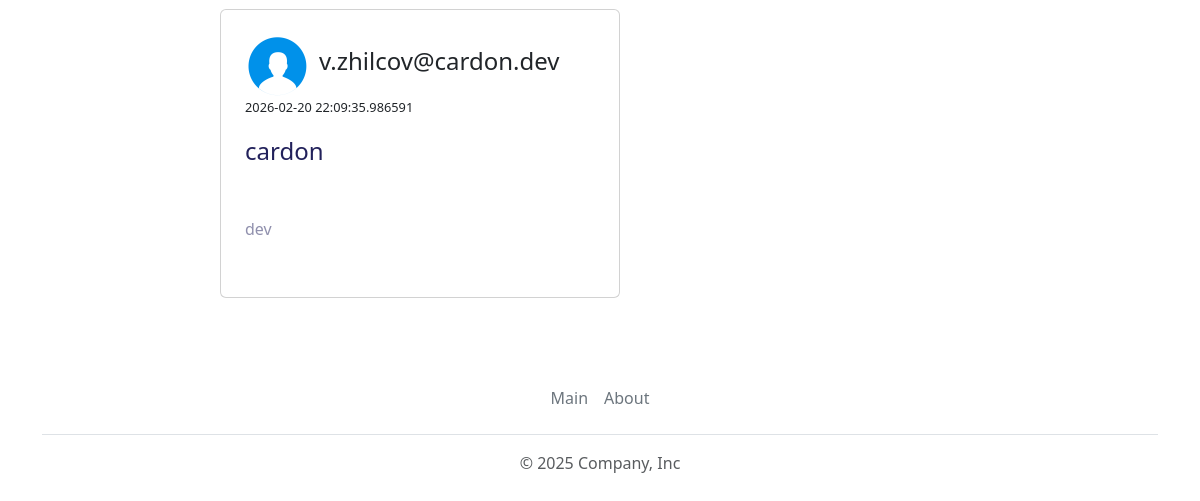
Page /allposts (signed in, lower part) on the earlier database version.
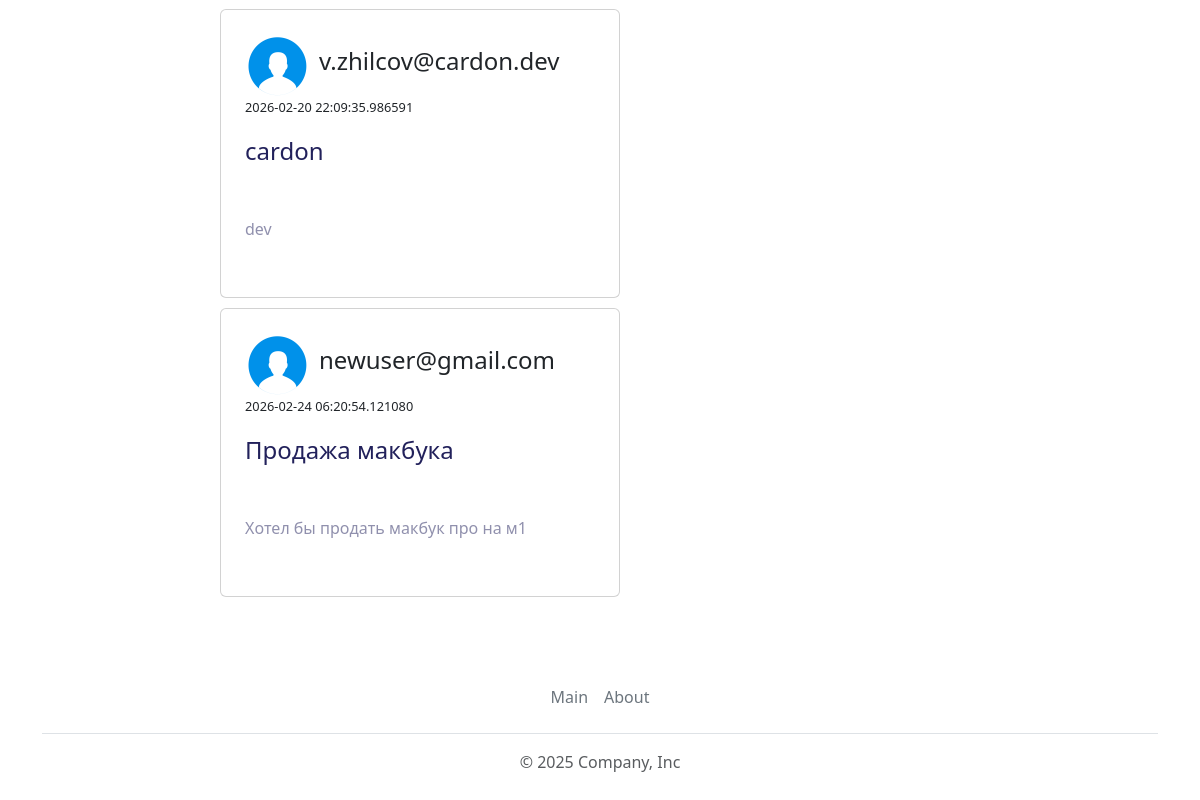
Same page on the later database version.
### models.py (models this page shows)
class Post(db.Model):
    __tablename__ = 'posts'
    id = db.Column(db.Integer, primary_key=True)
    title = db.Column(db.String(300), nullable=False)
    text = db.Column(db.Text, nullable=False)
    user_id = db.Column(db.Integer, db.ForeignKey('users.id'))
    user = db.relationship('User', back_populates='posts')
    created_at = db.Column(db.DateTime, default=datetime.datetime.utcnow())

class User(db.Model):
    __tablename__ = 'users'
    id = db.Column(db.Integer, primary_key=True)
    email =db.Column(db.String(300), nullable=False)
    password =db.Column(db.String(300), nullable=False)
    posts = db.relationship('Post', back_populates='user')

### main.py (the view)
    def decorator(*args, **kwargs):
        token = context.token
        if token is None:
            return "<h1>Необходимо авторизоваться</h1>"
        try:
            jwt.decode(token, app.config['secret_key'], algorithms="HS256")
            return func(*args, **kwargs)
        except Exception as e:
            return "<h1> При проверке подлинности произошла ошибка, выполните вход в систему заново </h1>"

### context.py (called while the page is built)
    @property
    def is_authorized(self):
        return self.__is_authorized

    @property
    def token(self):
        return self.__token

    @posts.setter
    def posts(self, posts):
        self.__posts = posts

### controller.py (called while the page is built)
    def get_all_posts(self):
        try:
            posts = Post.query.all()
            print("get_all")
            print(posts)
            return {
                'code' : '0',
                'posts' : posts
            }
        except:
            return {
                'code': 'unknown'
            }

### main.py (called while the page is built)
@app.before_request
def clear():
    print(request.cookies)

@app.context_processor
def inject_globals():
    return dict(
        context=context
    )

def token_required(func):
    def decorator(*args, **kwargs):
        token = context.token
        if token is None:
            return "<h1>Необходимо авторизоваться</h1>"
        try:
            jwt.decode(token, app.config['secret_key'], algorithms="HS256")
            return func(*args, **kwargs)
        except Exception as e:
            return "<h1> При проверке подлинности произошла ошибка, выполните вход в систему заново </h1>"
    decorator.__name__ = func.__name__
    return decorator

@app.route("/allposts", methods=['POST', 'GET'])
@token_required
def allposts():
    if request.method == 'POST':
        author, title = request.form['author'], request.form['title']
        filtered_posts = filter_posts(author, title, context.posts)
        return render_template('posts.html', posts=filtered_posts, my=False)
    data = controller.get_all_posts()
    if data['code'] == '0':
        context.posts = data['posts']
        return render_template('posts.html', posts=data['posts'], my=False)
    return handler.throw_error(data['code'])

### templates/posts.html (shortened to what this page needs)
{% extends 'base.html' %}
{% block content %}
<div class="all_posts">
{% for post in posts %}
  <div class="card">
        <div class="card_header">
            <img class="user_icon" src="{{ url_for ('static', filename = 'img/user_icon.png')}}">
            <h4 class="author_name">{{ post.user.email }}</h4>
        </div>
        <span class="blog-time">{{ post.created_at }}</span>
        <p class="blog-title">{{ post.title }}</p>
        <p class="description">{{ post.text }}</p>
  </div>
{% endfor %}
</div>
{% endblock %}

### templates/base.html (shortened to what this page needs)
<!doctype html>
<html lang="en">
<head>
    <link rel="stylesheet" href="{{ url_for('static', filename='css/main.css') }}">
    <link rel="stylesheet" href="{{ url_for('static', filename='css/create.css') }}">
  <link rel="stylesheet" href="{{ url_for('static', filename='css/post.css') }}">
    <link
            href="https://cdn.jsdelivr.net/npm/bootstrap@5.3.8/dist/css/bootstrap.min.css"
            rel="stylesheet"
>
</head>
<body>
<div class="container">
<div class="page">
    <div class="content">
        {% block content %}{% endblock %}
    </div>
    <footer class="py-3 my-4">
        <ul class="nav justify-content-center border-bottom pb-3 mb-3">
            <li><a href="{{ url_for('index') }}" class="nav-link px-2 text-secondary">Main</a></li>
            <li><a href="{{ url_for('about') }}" class="nav-link px-2 text-secondary">About</a></li>
        </ul>
        <p class="text-center text-body-secondary">© 2025 Company, Inc</p>
    </footer>
</div>
</div>
</body>
</html>

### static/css/main.css (style rules this page uses)
body { margin:0; }
*, *:before, *:after { box-sizing: border-box; }
.page { overflow: hidden; display:flex; flex-direction: column; min-height: 100vh; }
.content { max-width: 100vh; margin:0 auto; padding: 40px 20px; flex:1 1 auto; }

### static/css/post.css (style rules this page uses)
.all_posts { max-width: 100vh; display: flex; flex-direction: row; column-gap: 10px; row-gap: 10px; flex-wrap: wrap; }
.card { width: 25rem; height: auto; background: #fff; border-radius: 1.5rem; padding: 1.5rem; overflow: hidden; position: relative; }
.user_icon { max-width: 64px; max-height: 64px; }
.card_header { display: flex; column-gap: 10px; align-items: center; }
.blog-title { color: #22215B; padding: 1rem 0; font-size: 1.5rem; }
.description { padding: 1rem 0; color: #22215B80; font-size: 1rem; }
.blog-time { font-size: .8rem; }

Differences in the rows shown:
added Post: user.email "newuser@gmail.com", created_at "2026-02-24 06:20:54.121080", title "Продажа макбука", text "Хотел бы продать макбук про на м1"
